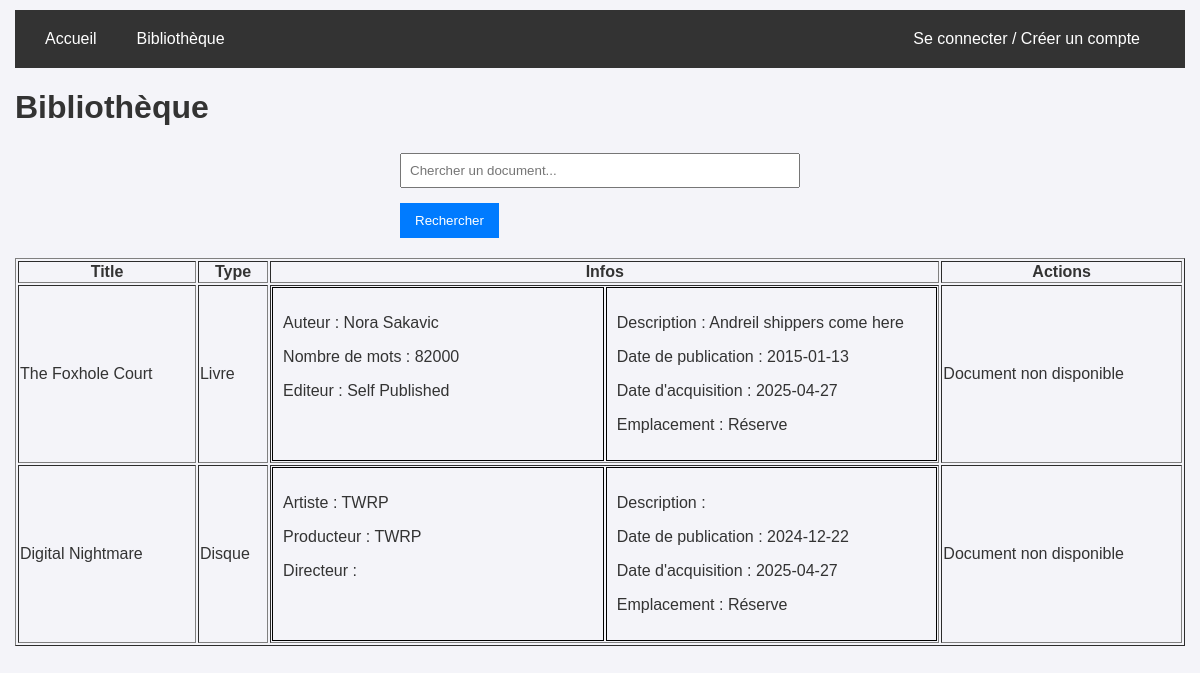
Page /library.php on the earlier database version.
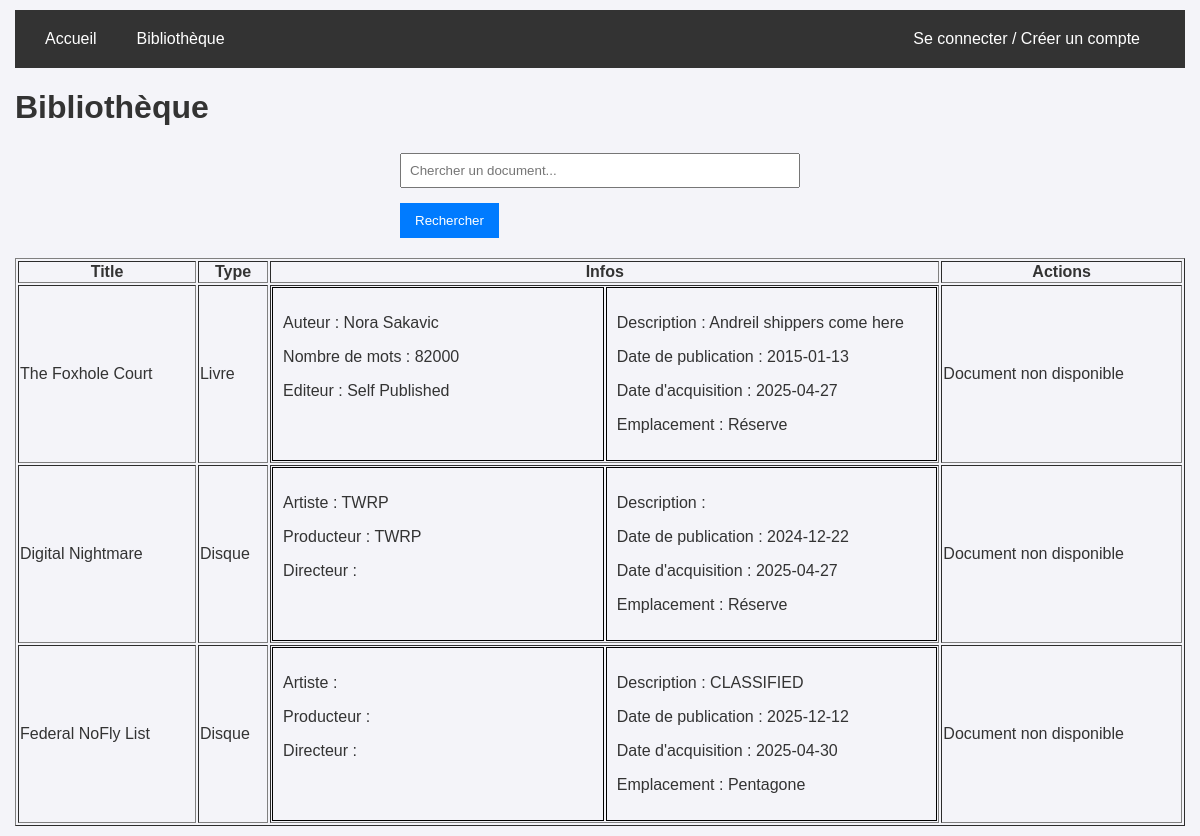
Same page on the later database version.
### tables this page shows
CREATE TABLE Document(
   id_document INTEGER,
   title_document TEXT NOT NULL,
   publishing_date_document NUMERIC NOT NULL,
   description_document TEXT,
   acquisition_date_document NUMERIC NOT NULL,
   id_location INTEGER NOT NULL, "available_document",
   PRIMARY KEY(id_document),
   FOREIGN KEY(id_location) REFERENCES Location(id_location)
);

CREATE TABLE Book(
   id_document INTEGER,
   author_book TEXT,
   nbr_words_book TEXT,
   publisher_book TEXT,
   PRIMARY KEY(id_document),
   FOREIGN KEY(id_document) REFERENCES Document(id_document)
);

CREATE TABLE Location(
   id_location INTEGER,
   name_location TEXT NOT NULL,
   description_location TEXT,
   PRIMARY KEY(id_location),
   UNIQUE(name_location)
);

CREATE TABLE Disk(
   id_document INTEGER,
   artist_disk TEXT,
   producer_disk TEXT,
   director_disk TEXT,
   PRIMARY KEY(id_document),
   FOREIGN KEY(id_document) REFERENCES Document(id_document)
);

### display_documents.php (the view, shortened to what this page needs)
<table border="1" class="full-width-table">
    <thead>
        <tr>
            <th>Title</th>
            <th>Type</th>
            <th>Infos</th>
            <?php if ($display_argument == display_argument::NoAction): ?> <th>Status</th>
            <?php else: ?> <th>Actions</th> <?php endif; ?>
        </tr>
    </thead>
    <tbody>
        <?php foreach ($documents as $document): ?>
            <?php $document['type_document'] = array_key_exists('author_book', $document) && $document['author_book'] != null
                    ? type_document::Book
                    : type_document::Disk ?>
            <tr>
                <td><?= htmlspecialchars($document['title_document']) ?></td>
                <td><?=
                    $document['type_document'] == type_document::Book ? 'Livre' : 'Disque'
                ?></td>
                <td>
                    <div style="display: flex; flex-direction: row; gap:2px; width: 100%;">
                        <div class="document-details-table-cell">
                        <?php if ($document['type_document'] == type_document::Book): ?>
                            <p>Auteur : <?= htmlspecialchars($document['author_book']) ?></p>
                            <p>Nombre de mots : <?= htmlspecialchars($document['nbr_words_book']) ?></p>
                            <p>Editeur : <?= htmlspecialchars($document['publisher_book']) ?></p>
                        <?php else : ?>
                            <p>Artiste : <?= htmlspecialchars($document['artist_disk']) ?></p>
                            <p>Producteur : <?= htmlspecialchars($document['producer_disk']) ?></p>
                            <p>Directeur : <?= htmlspecialchars($document['director_disk']) ?></p>
                        <?php endif; ?>
                        </div>
                        <div class="document-details-table-cell">
                            <p>Description : <?= htmlspecialchars($document['description_document']) ?></p>
                            <p>Date de publication : <?= htmlspecialchars($document['publishing_date_document']) ?></p>
                            <p>Date d'acquisition : <?= htmlspecialchars($document['acquisition_date_document']) ?></p>
                            <p>Emplacement : <?= htmlspecialchars($document['name_location']) ?></p>
                        </div>
                    </div>
                </td>
                <?php if ($display_argument == display_argument::Update): ?>
                    <td>
                        <a href="update_document.php?id_document=<?= $document['id_document'] ?>&type=<?= $document['type_document']->name ?>" style="display: inline-block;">
                            <button type="button">Update</button>
                        </a>
                        <form method="POST" style="display: inline;">
                            <input type="hidden" name="action" value="delete">
                            <input type="hidden" name="id" value="<?= $document['id_document'] ?>">
                            <button type="submit">Delete</button>
                        </form>
                    </td>
                <?php elseif ($display_argument == display_argument::Borrow): ?>
                    <td>
                        <?php if ($document['available_document'] == 0): ?>
                            <p>Document non disponible</p>
                        <?php else: ?>
                            <a href="borrow_document.php?id_document=<?= $document['id_document'] ?>&search=<?= $search ?>" style="display: inline-block;">
                                <button type="button">Borrow</button>
                            </a>
                        <?php endif; ?>
                    </td>
                <?php endif; ?>
            </tr>
        <?php endforeach; ?>
    </tbody>
</table>

Differences in the rows shown:
added document: title_document "Federal NoFly List", shows "Disque", description_document "CLASSIFIED", publishing_date_document "2025-12-12", acquisition_date_document "2025-04-30", id_location.name_location "Pentagone", shows "Document non disponible"
